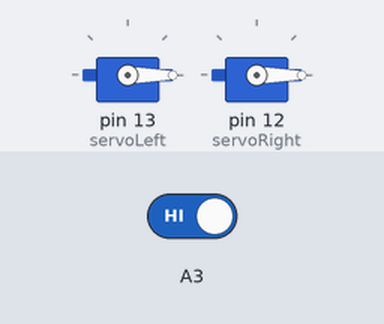
Bench run of a sketch on a simulated Arduino Uno, built with avr-gcc and run on an emulated ATmega328P. Shown: 2 × servo. The inputs (shaded band) are chosen by the test bench; at power-on: A3 HIGH.

Above: at 1.2 s.
1.3 s: A3 driven LOW
At 2.0 s:
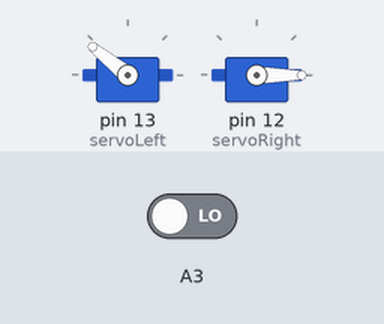
2.8 s: A3 driven HIGH
At 3.1 s:
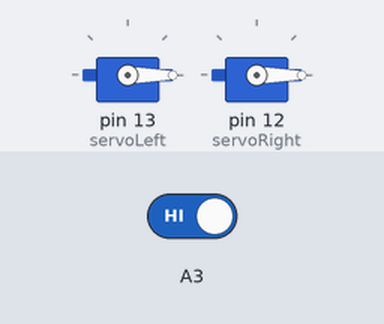
Timing chart, 0 to 5.8 s (numbered marks = the images above; inputs shaded):
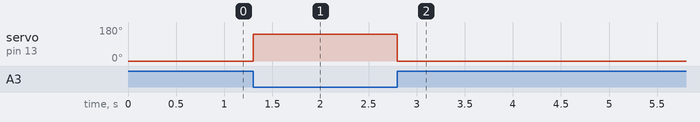

The sketch:

escape_bot.ino
```cpp
// int sensor = ;

#include <Servo.h>
Servo servoLeft;
Servo servoRight;
int readNum;

void setup() {
  // put your setup code here, to run once:
  Serial.begin(9600);
  pinMode (A3, INPUT);
  servoLeft.attach(13);
  servoRight.attach(12);
}

void loop() {
  // put your main code0 here, to run repeatedly:
readNum = digitalRead(A3);
if (readNum == 0){
  servoLeft.writeMicroseconds(2000);
  servoRight.writeMicroseconds(-2000);
}
if (readNum == 1) {
  servoLeft.writeMicroseconds(500);
  servoRight.writeMicroseconds(-10000);
 }
}
```

Measured:
- after the input at 1.3 s, servo on pin 13 (servoLeft): 0° → 141° at once
- after the input at 2.8 s, servo on pin 13 (servoLeft): 141° → 0° at once
